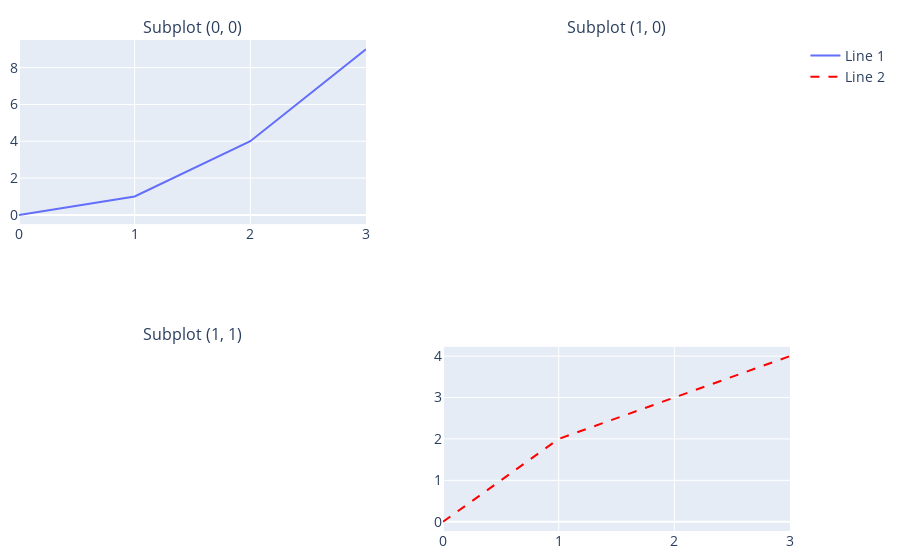

Here is the notebook cell this chart was saved with:
### Code cell
c = canvas.Canvas(ncols=2,nrows=2, width=3000, ratio=0.5)
sp = c.add_subplot(grid=True)
c.add_subplot(row=1)
sp2 = c.add_subplot(row=1,legend=False)
sp.add_line([0, 1, 2, 3], [0, 1, 4, 9], label="Line 1")
sp2.add_line([0, 1, 2, 3], [0, 2, 3, 4], linestyle='dashed', color='red', label="Line 2")
c.plot(backend='matplotlib')
c.plot(backend='plotly')
c.savefig(filename='plot_01.pdf')

### Figure 1 — Plotly figure (JSON) as saved in the notebook; plotly's stock layout.template omitted (floating-point values rounded to 4 significant figures)
{"data": [{"line": {"dash": "solid"}, "mode": "lines", "name": "Line 1", "type": "scatter", "x": [0, 1, 2, 3], "xaxis": "x", "y": [0, 1, 4, 9], "yaxis": "y"}, {"line": {"color": "red", "dash": "dash"}, "mode": "lines", "name": "Line 2", "type": "scatter", "x": [0, 1, 2, 3], "xaxis": "x4", "y": [0, 2, 3, 4], "yaxis": "y4"}], "layout": {"annotations": [{"font": {"size": 16}, "showarrow": false, "text": "Subplot (0, 0)", "x": 0.225, "xanchor": "center", "xref": "paper", "y": 1, "yanchor": "bottom", "yref": "paper"}, {"font": {"size": 16}, "showarrow": false, "text": "Subplot (1, 0)", "x": 0.775, "xanchor": "center", "xref": "paper", "y": 1, "yanchor": "bottom", "yref": "paper"}, {"font": {"size": 16}, "showarrow": false, "text": "Subplot (1, 1)", "x": 0.225, "xanchor": "center", "xref": "paper", "y": 0.375, "yanchor": "bottom", "yref": "paper"}], "font": {"size": 14}, "margin": {"b": 10, "l": 10, "r": 10, "t": 40}, "xaxis": {"anchor": "y", "domain": [0, 0.45]}, "xaxis2": {"anchor": "y2", "domain": [0.55, 1]}, "xaxis3": {"anchor": "y3", "domain": [0, 0.45]}, "xaxis4": {"anchor": "y4", "domain": [0.55, 1]}, "yaxis": {"anchor": "x", "domain": [0.625, 1]}, "yaxis2": {"anchor": "x2", "domain": [0.625, 1]}, "yaxis3": {"anchor": "x3", "domain": [0, 0.375]}, "yaxis4": {"anchor": "x4", "domain": [0, 0.375]}}}
